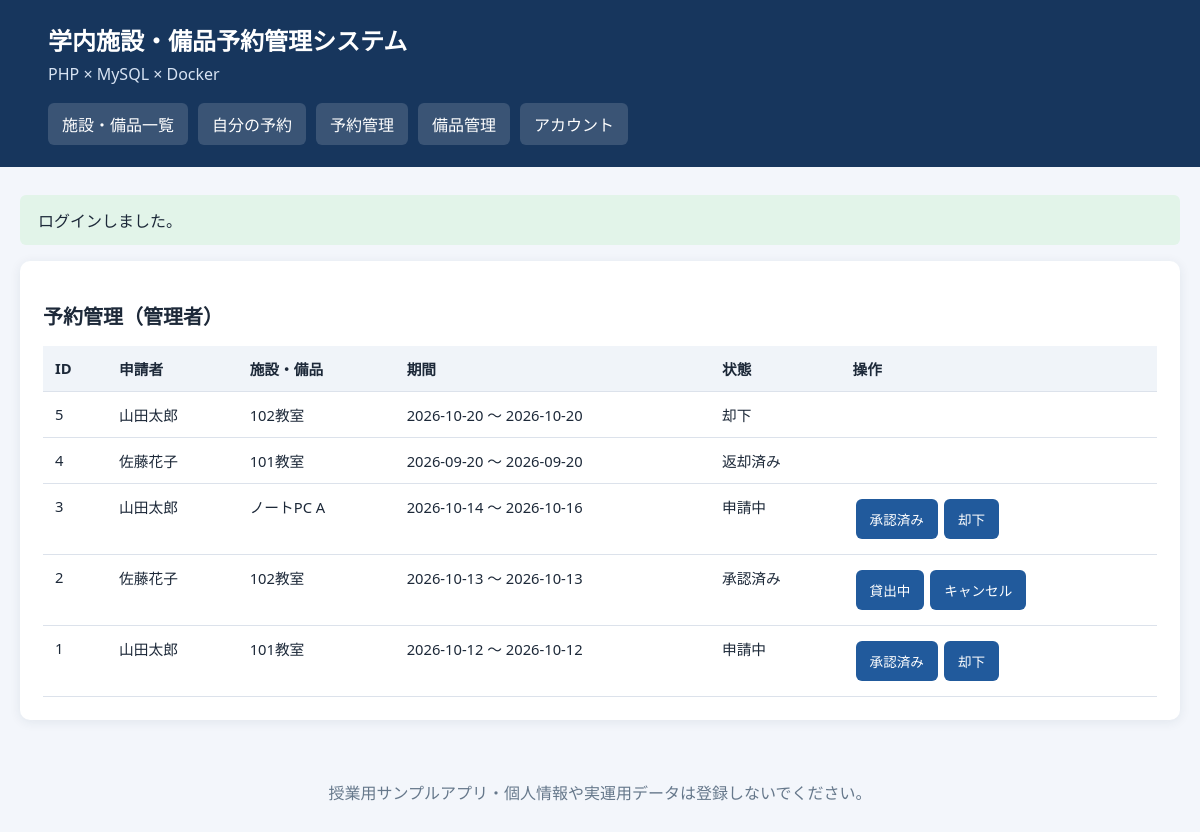
Page /?page=manage_reservations (signed in) on the committed database.
### tables this page shows
CREATE TABLE IF NOT EXISTS reservations (
  id INT UNSIGNED NOT NULL AUTO_INCREMENT,
  user_id INT UNSIGNED NOT NULL,
  item_id INT UNSIGNED NOT NULL,
  start_date DATE NOT NULL,
  end_date DATE NOT NULL,
  status ENUM('pending','approved','lent','returned','rejected','canceled') NOT NULL DEFAULT 'pending',
  PRIMARY KEY (id),
  KEY idx_reservations_user (user_id),
  KEY idx_reservations_item_dates (item_id,start_date,end_date),
  CONSTRAINT fk_reservations_user FOREIGN KEY (user_id)
    REFERENCES users(id) ON UPDATE CASCADE ON DELETE RESTRICT,
  CONSTRAINT fk_reservations_item FOREIGN KEY (item_id)
    REFERENCES items(id) ON UPDATE CASCADE ON DELETE RESTRICT,
  CONSTRAINT chk_reservations_dates CHECK (end_date >= start_date)
);

CREATE TABLE IF NOT EXISTS users (
  id INT UNSIGNED NOT NULL AUTO_INCREMENT,
  name VARCHAR(100) NOT NULL,
  email VARCHAR(255) NOT NULL,
  password VARCHAR(255) NOT NULL,
  role ENUM('user','admin') NOT NULL DEFAULT 'user',
  PRIMARY KEY (id),
  UNIQUE KEY uq_users_email (email)
);

CREATE TABLE IF NOT EXISTS items (
  id INT UNSIGNED NOT NULL AUTO_INCREMENT,
  category_id INT UNSIGNED NOT NULL,
  name VARCHAR(100) NOT NULL,
  description TEXT NULL,
  status ENUM('available','maintenance','inactive') NOT NULL DEFAULT 'available',
  PRIMARY KEY (id),
  KEY idx_items_category (category_id),
  CONSTRAINT fk_items_category FOREIGN KEY (category_id)
    REFERENCES categories(id) ON UPDATE CASCADE ON DELETE RESTRICT
);

### public/index.php (the view, shortened to what this page needs)
<?php
function esc(mixed $s): string { return htmlspecialchars((string)($s??''), ENT_QUOTES | ENT_SUBSTITUTE, 'UTF-8'); }
function db(): PDO {
    static $pdo = null;
    if ($pdo === null) {
        $pdo = new PDO(
            'mysql:host=' . getenv('DB_HOST') .
            ';dbname=' . getenv('DB_NAME') .
            ';charset=utf8mb4',
            (string)getenv('DB_USER'),
            (string)getenv('DB_PASSWORD'),
            [
                PDO::ATTR_ERRMODE => PDO::ERRMODE_EXCEPTION,
                PDO::ATTR_DEFAULT_FETCH_MODE => PDO::FETCH_ASSOC,
                PDO::ATTR_EMULATE_PREPARES => false
            ]
        );
    }
    return $pdo;
}
function q(string $sql, array $args = []): PDOStatement {
    $s = db()->prepare($sql);
    $s->execute($args);
    return $s;
}
function csrf(): string {
    return $_SESSION['csrf'] ??= bin2hex(random_bytes(24));
}
function csrf_field(): string {
    return '<input type="hidden" name="csrf" value="' .
        esc(csrf()) . '">';
}
function current_user(): ?array {
    $u=q('SELECT id,name,email,role FROM users WHERE id=?',[(int)$_SESSION['uid']])->fetch();
    return $u?:null;
}
function status_name(string $s): string { return ['available'=>'利用可能','maintenance'=>'メンテナンス','inactive'=>'利用停止','pending'=>'申請中','approved'=>'承認済み','lent'=>'貸出中','returned'=>'返却済み','rejected'=>'却下','canceled'=>'キャンセル'][$s]??$s; }
$page=(string)($_GET['page']??'items');
$u=null; $error=null;
try {
    $u=current_user();
    $u = current_user();
} catch (Throwable $e) {
    $error = $e instanceof PDOException
        ? 'データベースエラーが発生しました。起動状態を確認してください。'
        : $e->getMessage();
}
$notice = $_SESSION['flash'] ?? null;
function f(string $act,string $back, string $button, string $inner='', string $class=''): void {echo '<form method="post" class="'.esc($class).'">'.csrf_field().'<input type="hidden" name="action" value="'.esc($act).'"><input type="hidden" name="back" value="'.esc($back).'">'.$inner.'<button type="submit">'.esc($button).'</button></form>';}
?><!doctype html><html lang="ja"><head><meta charset="UTF-8"><meta name="viewport" content="width=device-width, initial-scale=1"><title>学内施設・備品予約管理</title></head><body><header><h1>学内施設・備品予約管理システム</h1><p>PHP × MySQL × Docker</p><nav><a href="/?page=items">施設・備品一覧</a><?php if($u): ?><a href="/?page=mine">自分の予約</a><?php if($u['role']==='admin'): ?><a href="/?page=manage_reservations">予約管理</a><a href="/?page=manage_items">備品管理</a><?php endif; ?><a href="/?page=account">アカウント</a><?php else: ?><a href="/?page=login">ログイン</a><?php endif; ?></nav></header><main>
<?php if($notice): ?><div class="alert<?=!empty($notice['error'])?' error':''?>"><?=esc($notice['message'])?></div><?php endif; ?><?php if($error): ?><div class="alert error"><?=esc($error)?></div><?php endif; ?>
<?php if($page==='login'): ?>
<section class="card"><h2>ログイン</h2><?php if($u): ?><p>すでにログインしています。</p><?php else: ?><form method="post" style="max-width:440px"><?=csrf_field()?><input type="hidden" name="action" value="login"><label>メールアドレス<input type="email" name="email" required autocomplete="username"></label><label>パスワード<input type="password" name="password" required autocomplete="current-password"></label><button>ログイン</button></form><p class="muted">デモ用アカウントは README.md を参照してください。</p><?php endif; ?></section>
<?php elseif($page==='forbidden'): ?>
<section class="card"><h2>アクセスできません</h2><p>このページを利用する権限がありません。</p><a href="/?page=items">施設・備品一覧へ戻る</a></section>
<?php elseif($page==='account'): require_auth($u); ?>
<section class="card"><h2>アカウント</h2><p>氏名：<?=esc($u['name'])?></p><p>メール：<?=esc($u['email'])?></p><p>権限：<?=esc($u['role']==='admin'?'管理者':'一般利用者')?></p><?php f('logout','account','ログアウト'); ?></section>
<?php elseif($page==='manage_reservations'): require_admin($u); $rows=q('SELECT r.*,u.name AS user_name,i.name AS item_name FROM reservations r JOIN users u ON u.id=r.user_id JOIN items i ON i.id=r.item_id ORDER BY r.id DESC')->fetchAll(); $tr=['pending'=>['approved','rejected'],'approved'=>['lent','canceled'],'lent'=>['returned']]; ?>
<section class="card"><h2>予約管理（管理者）</h2><div class="scroll"><table><tr><th>ID</th><th>申請者</th><th>施設・備品</th><th>期間</th><th>状態</th><th>操作</th></tr><?php foreach($rows as $r): ?><tr><td><?=esc($r['id'])?></td><td><?=esc($r['user_name'])?></td><td><?=esc($r['item_name'])?></td><td><?=esc($r['start_date'])?> ～ <?=esc($r['end_date'])?></td><td><?=esc(status_name($r['status']))?></td><td><?php foreach($tr[$r['status']]??[] as $to): ?><?php f('change_reservation','manage_reservations',status_name($to),'<input type="hidden" name="id" value="'.esc($r['id']).'"><input type="hidden" name="status" value="'.esc($to).'">','inline'); ?><?php endforeach; ?></td></tr><?php endforeach; ?></table></div></section>
<?php else: ?><section class="card"><h2>ページが見つかりません</h2><a href="/">一覧へ戻る</a></section><?php endif; ?>
</main><footer>授業用サンプルアプリ・個人情報や実運用データは登録しないでください。</footer></body></html>

### public/index.php (style rules this page uses)
:root { font-family:system-ui,-apple-system,"Yu Gothic",Meiryo,sans-serif;color:#1d2939;background:#f3f6fb }
* { box-sizing:border-box }
body { margin:0 }
header { background:#17365d;color:white;padding:22px max(4vw,20px) }
h1 { margin:0 0 6px;font-size:1.5rem }
h2 { font-size:1.25rem }
header p { margin:0;color:#d7e3f3 }
nav { display:flex;gap:10px;flex-wrap:wrap;margin-top:18px }
nav a { color:white;text-decoration:none;background:#ffffff26;padding:9px 14px;border-radius:6px }
main { margin:28px auto;max-width:1200px;padding:0 20px }
.card { background:white;padding:23px;margin-bottom:20px;border-radius:10px;box-shadow:0 2px 12px #182e4615 }
table { border-collapse:collapse;width:100%;font-size:.92rem }
th,td { padding:12px;border-bottom:1px solid #dce2eb;text-align:left;vertical-align:top }
th { background:#f0f4f9 }
button { background:#215a9c;color:white;padding:10px 14px;border:0;border-radius:6px;cursor:pointer;font:inherit }
form.inline { display:inline-flex;gap:6px;align-items:center;margin:3px }
form.inline button { font-size:.85rem }
.alert { padding:13px 18px;border-radius:6px;background:#e2f4e9;margin-bottom:16px }
.scroll { overflow-x:auto }
footer { text-align:center;padding:32px;color:#66788b }
a { color:#215a9c }

### rows in the picture
reservations: id "5", user.name "山田太郎", item.name "102教室", start_date "2026-10-20", end_date "2026-10-20", status "却下"
reservations: id "4", user.name "佐藤花子", item.name "101教室", start_date "2026-09-20", end_date "2026-09-20", status "返却済み"
reservations: id "3", user.name "山田太郎", item.name "ノートPC A", start_date "2026-10-14", end_date "2026-10-16", status "申請中", button "承認済み", button "却下"
reservations: id "2", user.name "佐藤花子", item.name "102教室", start_date "2026-10-13", end_date "2026-10-13", status "承認済み", button "貸出中", button "キャンセル"
reservations: id "1", user.name "山田太郎", item.name "101教室", start_date "2026-10-12", end_date "2026-10-12", status "申請中", button "承認済み", button "却下"

### other values in the picture
$notice['message'] "ログインしました。"
